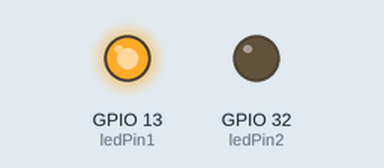
This sketch was run on a simulated ESP32. Shown: output pins drawn as LEDs (lit = HIGH).

Above: at 0.5 s.
At 1.7 s:
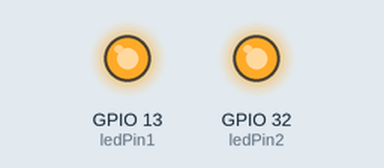
At 3.2 s:
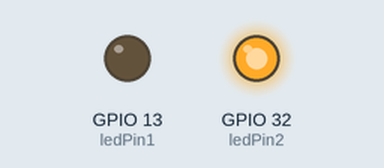
At 4.2 s:
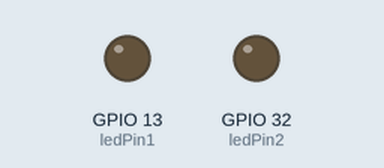
Timing chart, 0 to 5.9 s (numbered marks = the images above):
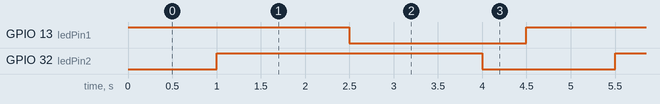

The sketch:

MultiLED.ino
```cpp
int ledPin1 = 13;
int ledPin2 = 32;
void setup() {
  Serial.begin(115200);
  pinMode (ledPin1, OUTPUT);
  pinMode (ledPin2, OUTPUT);
}
void loop() {
  digitalWrite(ledPin1, HIGH);
  delay(1000);
  digitalWrite(ledPin2, HIGH);
  delay(1500);

  digitalWrite(ledPin1, LOW);
  delay(1500);
  digitalWrite(ledPin2, LOW);
  delay(500);
}
```

Measured:
- by itself, GPIO 13 (ledPin1): alternates HIGH for 2.5 s and LOW for 2.0 s
- by itself, GPIO 32 (ledPin2): alternates HIGH for 3.0 s and LOW for 1.5 s
- by itself, everything shown: repeats every 4.5 s, in 4 steps
